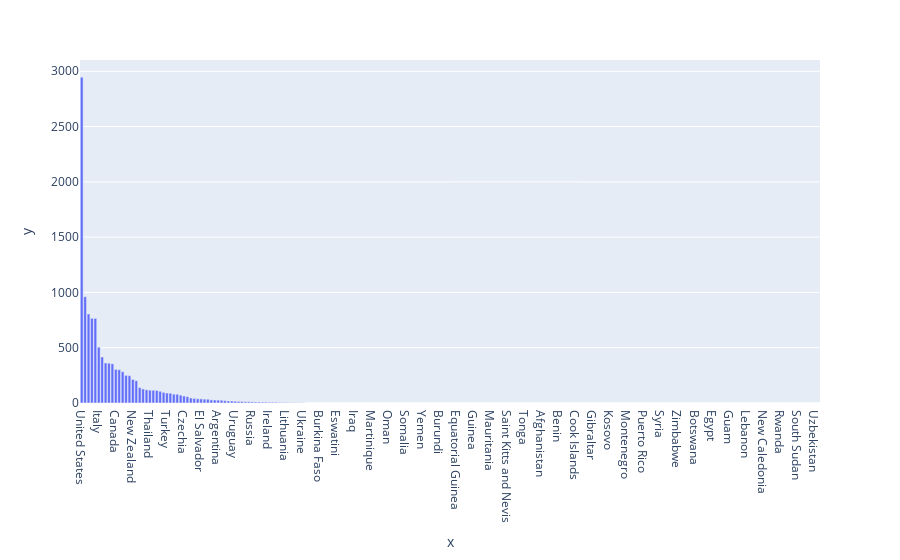

The code cell stored with this chart in its notebook:
### Code cell
# 9
#For Biomass dataset, Find all the individuaL country names. For Example : China, India, US,Canada and arrange them from highest to lowest production of electricity and group by country. 
read_cursor = myconnection.cursor(buffered=True, named_tuple=True)

query_string_only_countires = (
"SELECT SUM(TWh) as TWh_Sum, Country FROM Biomass_electricity GROUP BY Country HAVING Country NOT like 'Asia%' AND Country NOT LIKE 'Europe%' AND Country NOT LIKE 'South%America%' AND Country NOT LIKE 'North%America%' AND Country NOT LIKE '%(BP)' AND country NOT LIKE '%countries' AND Country NOT LIKE '%(Ember)' AND Country NOT LIKE 'Oceania' AND Country NOT LIKE 'World' ORDER BY TWh_Sum DESC;")
#Find all the individual country names.
read_cursor.execute(query_string_only_countires)

#Converting output into dataframe for visualization.
columns = [desc[0] for desc in read_cursor.description]
data_df = pd.DataFrame(read_cursor.fetchall(), columns=columns)
print_queries(read_cursor);
read_cursor.close()

data_df.head(10)

import plotly.express as px
fig = px.bar(x=data_df["Country"], y=data_df["TWh_Sum"])
fig.show()

read_cursor.close()

### Figure 1 — Plotly figure (JSON) as saved in the notebook; plotly's stock layout.template omitted (floating-point values rounded to 4 significant figures; data arrays with more than 128 entries replaced by an {"elided": "..."} marker saying what was removed)
{"data": [{"alignmentgroup": "True", "hovertemplate": "x=%{x}<br>y=%{y}<extra></extra>", "legendgroup": "", "marker": {"color": "#636efa", "pattern": {"shape": ""}}, "name": "", "offsetgroup": "", "orientation": "v", "showlegend": false, "textposition": "auto", "type": "bar", "x": {"elided": "217 str values"}, "xaxis": "x", "y": {"elided": "217 int values"}, "yaxis": "y"}], "layout": {"autosize": true, "barmode": "relative", "legend": {"tracegroupgap": 0}, "margin": {"t": 60}, "xaxis": {"anchor": "y", "autorange": true, "domain": [0, 1], "range": [-0.5, 216.5], "title": {"text": "x"}, "type": "category"}, "yaxis": {"anchor": "x", "autorange": true, "domain": [0, 1], "range": [0, 3102.0], "title": {"text": "y"}, "type": "linear"}}}
